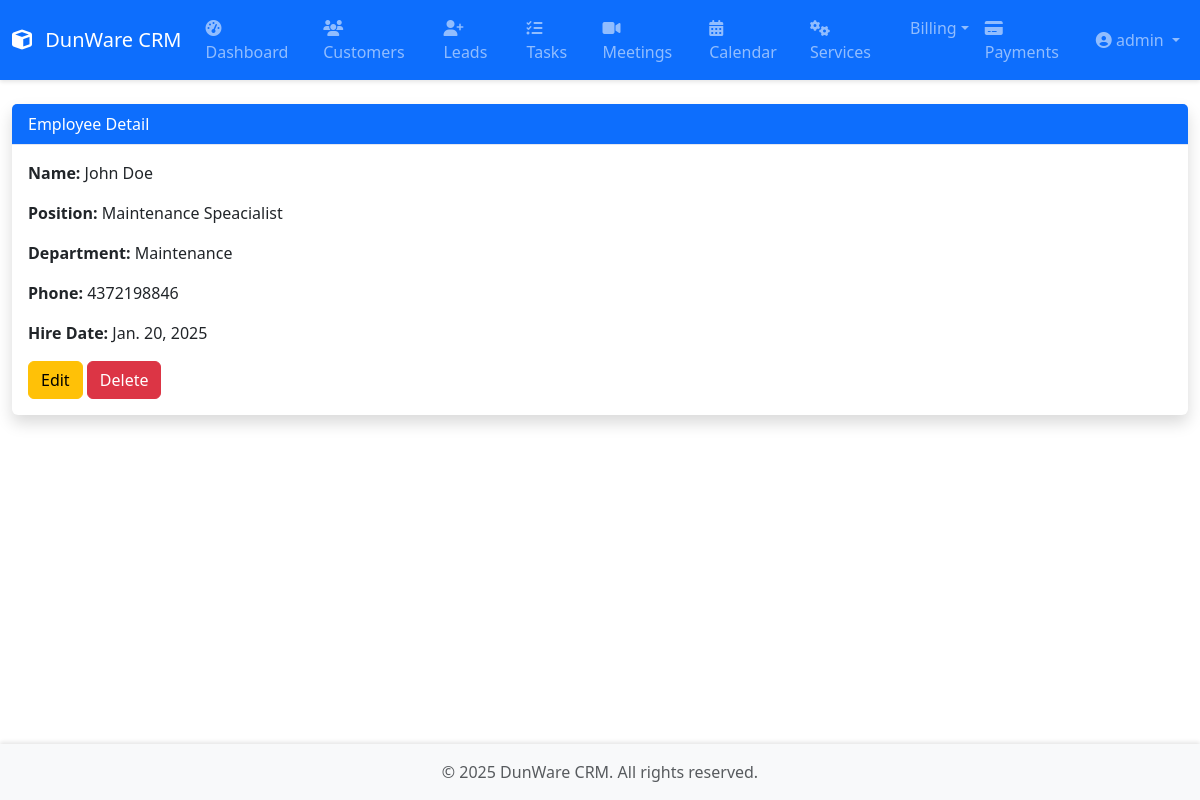
The page /employees/2/ (signed in) on the database its author committed.
### core/models.py (models this page shows, shortened)
class Employee(models.Model):
    user = models.OneToOneField(User, on_delete=models.CASCADE)
    employee_id = models.CharField(max_length=10, unique=True)
    department = models.CharField(max_length=100, default="General")  # ✅ Default
    position = models.CharField(max_length=100, default="Unassigned")  # ✅ Default
    phone = models.CharField(max_length=15, blank=True)
    carrier = models.CharField(
        max_length=20,
        choices=[
            ('att', 'AT&T'),
            ('tmobile', 'T-Mobile'),
            ('verizon', 'Verizon'),
            ('sprint', 'Sprint'),
            ('boost', 'Boost Mobile'),
            ('cricket', 'Cricket'),
            ('metro', 'Metro PCS'),
            ('virgin', 'Virgin Mobile'),
        ],
        blank=True
    )
    hire_date = models.DateField(null=True, blank=True)  # ✅ Allow NULL to prevent errors
    profile_picture = models.ImageField(upload_to='employee_photos/', null=True, blank=True)
    is_active = models.BooleanField(default=True)
    created_at = models.DateTimeField(auto_now_add=True)
    updated_at = models.DateTimeField(auto_now=True)

### core/views.py (the view)
# urls.py: path('employees/<int:pk>/', views.EmployeeDetailView.as_view(), name='employee-detail'),
class EmployeeDetailView(LoginRequiredMixin, DetailView):
    model = Employee
    template_name = 'core/employee_detail.html'
    context_object_name = 'employee'
    def get_context_data(self, **kwargs):
        context = super().get_context_data(**kwargs)
        employee = self.get_object()
        context.update({
            'assigned_customers': Customer.objects.filter(assigned_to=employee),
            'assigned_leads': Lead.objects.filter(assigned_to=employee),
            'upcoming_meetings': Meeting.objects.filter(
                Q(organizer=employee) | Q(attendees=employee),
                start_time__gte=timezone.now()
            ).order_by('start_time'),
            'active_tasks': Task.objects.filter(
                assigned_to=employee,
                status__in=['pending', 'in_progress']
            ).order_by('due_date'),
        })
        return context

### core/templates/core/employee_detail.html (shortened to what this page needs)
{% extends 'core/base.html' %}
{% block content %}
<div class="card shadow">
    <div class="card-header bg-primary text-white">Employee Detail</div>
    <div class="card-body">
        <p><strong>Name:</strong> {{ employee.user.get_full_name }}</p>
        <p><strong>Position:</strong> {{ employee.position }}</p>
        <p><strong>Department:</strong> {{ employee.department }}</p>
        <p><strong>Phone:</strong> {{ employee.phone }}</p>
        <p><strong>Hire Date:</strong> {{ employee.hire_date }}</p>
        <a href="{% url 'employee-update' employee.pk %}" class="btn btn-warning">Edit</a>
        <a href="{% url 'employee-delete' employee.pk %}" class="btn btn-danger">Delete</a>
    </div>
</div>
{% endblock %}

### core/templates/core/base.html (shortened to what this page needs)
{% load static %}
<!DOCTYPE html>
<html lang="en">
<head>
    <link href="https://cdn.jsdelivr.net/npm/bootstrap@5.3.2/dist/css/bootstrap.min.css" rel="stylesheet">
    <link href="https://cdn.jsdelivr.net/npm/@fortawesome/fontawesome-free@6.4.2/css/all.min.css" rel="stylesheet">
    <link href="https://cdn.jsdelivr.net/npm/flatpickr/dist/flatpickr.min.css" rel="stylesheet">
    <link href="{% static 'css/style.css' %}" rel="stylesheet">
</head>
<body>
    <nav class="navbar navbar-expand-lg navbar-dark bg-primary">
        <div class="container-fluid">
            <a class="navbar-brand" href="{% url 'dashboard' %}">
                <i class="fas fa-cube"></i> DunWare CRM
            </a>
            <div class="collapse navbar-collapse" id="navbarMain">
                {% if user.is_authenticated %}
                <ul class="navbar-nav me-auto">
                    <li class="nav-item">
                        <a class="nav-link {% if request.resolver_match.url_name == 'dashboard' %}active{% endif %}"
                           href="{% url 'dashboard' %}">
                            <i class="fas fa-tachometer-alt"></i> Dashboard
                        </a>
                    </li>
                    <li class="nav-item">
                        <a class="nav-link {% if 'customer' in request.resolver_match.url_name %}active{% endif %}"
                           href="{% url 'customer-list' %}">
                            <i class="fas fa-users"></i> Customers
                        </a>
                    </li>
                    <li class="nav-item">
                        <a class="nav-link {% if 'lead' in request.resolver_match.url_name %}active{% endif %}"
                           href="{% url 'lead-list' %}">
                            <i class="fas fa-user-plus"></i> Leads
                        </a>
                    </li>
                    <li class="nav-item">
                        <a class="nav-link {% if 'task' in request.resolver_match.url_name %}active{% endif %}"
                           href="{% url 'task-list' %}">
                            <i class="fas fa-tasks"></i> Tasks
                        </a>
                    </li>
                    <li class="nav-item">
                        <a class="nav-link {% if 'meeting' in request.resolver_match.url_name %}active{% endif %}"
                           href="{% url 'meeting-list' %}">
                            <i class="fas fa-video"></i> Meetings
                        </a>
                    </li>
                    <li class="nav-item">
                        <a class="nav-link {% if 'calendar' in request.resolver_match.url_name %}active{% endif %}"
                           href="{% url 'calendar' %}">
                            <i class="fas fa-calendar-alt"></i> Calendar
                        </a>
                    </li>
                    <li class="nav-item">
                        <a class="nav-link {% if 'service' in request.resolver_match.url_name %}active{% endif %}"
                           href="{% url 'service-list' %}">
                            <i class="fas fa-cogs"></i> Services
                        </a>
                    </li>
                    <li class="nav-item dropdown">
                        <a class="nav-link dropdown-toggle {% if 'billing' in request.resolver_match.url_name %}active{% endif %}" href="#" id="billingDropdown" role="button" data-bs-toggle="dropdown">Billing</a>
                    </li>
                    <li class="nav-item">
                        <a class="nav-link {% if 'payment' in request.resolver_match.url_name %}active{% endif %}"
                           href="{% url 'payment-list' %}">
                            <i class="fas fa-credit-card"></i> Payments
                        </a>
                    </li>
                </ul>
                    <ul class="navbar-nav ms-auto">
                        <li class="nav-item dropdown">
                            <a class="nav-link dropdown-toggle" href="#" id="navbarDropdown"
                               role="button" data-bs-toggle="dropdown">
                                <i class="fas fa-user-circle"></i>
                                {{ user.get_full_name|default:user.username }}
                            </a>
                        </li>
                    </ul>
                {% endif %}
            </div>
        </div>
    </nav>
    <div class="container-fluid py-4">
        {% block content %}{% endblock %}
    </div>
    <footer class="footer mt-auto py-3 bg-light">
        <div class="container text-center">
            <span class="text-muted">© {% now "Y" %} DunWare CRM. All rights reserved.</span>
        </div>
    </footer>
</body>
</html>

### dunware_crm/static/css/style.css (style rules this page uses)
body { min-height: 100vh; display: flex; flex-direction: column; }
.container-fluid { flex: 1; }
.navbar { box-shadow: 0 2px 4px rgba(0,0,0,.1); }
.navbar-brand i { margin-right: 0.5rem; }
.card { box-shadow: 0 0.15rem 1.75rem 0 rgba(58, 59, 69, 0.15); border: none; margin-bottom: 1rem; }
.card-header { background-color: #f8f9fc; border-bottom: 1px solid #e3e6f0; }
.footer { margin-top: auto; box-shadow: 0 -2px 4px rgba(0,0,0,.1); }

### rows shown on the page
Employee: user.get_full_name "John Doe", position "Maintenance Speacialist", department "Maintenance", phone "4372198846", hire_date "Jan. 20, 2025"

### other values the page prints
{{ user.get_full_name|default:user.username }} "admin"
